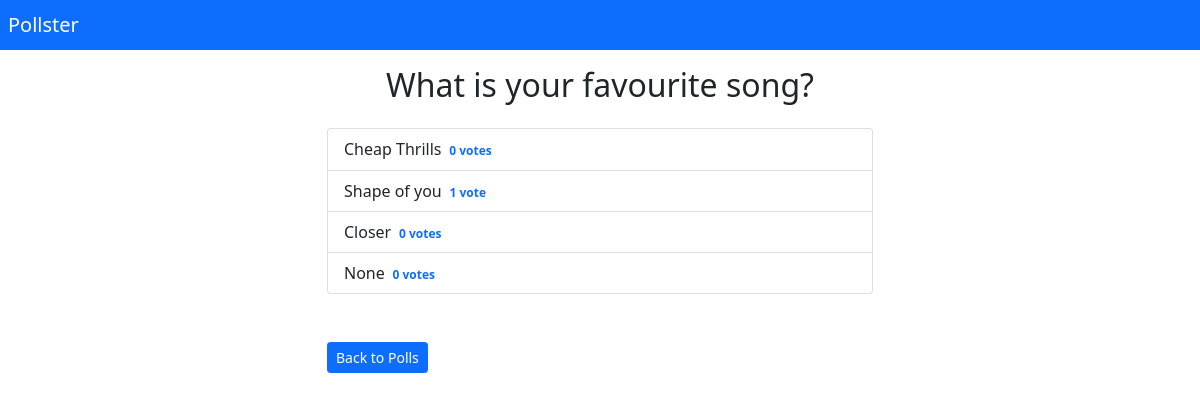
/polls/4/results, run on the app's committed database.
### polls/models.py (models this page shows)
class Question(models.Model):
    question_title=models.CharField(max_length=200)
    pub_date=models.DateTimeField(auto_now_add=True)
    def __str__(self):
        return self.question_title

class Choice(models.Model):
    question = models.ForeignKey(Question,on_delete=models.CASCADE)
    choice_title=models.CharField(max_length=200)
    votes=models.IntegerField(default=0)
    def __str__(self):
        return self.choice_title

### polls/views.py (the view)
# urls.py: path('polls/<int:question_id>/results',polls_views.results,name="results_question"),
def results(request,question_id):
    question=get_object_or_404(Question,pk=question_id)
    choices=question.choice_set.all()
    context={'question':question,'choices':choices}
    return render(request,'polls/results.html',context)

### polls/templates/polls/results.html
{% extends 'polls/base.html' %}
{% block content %}
<h2 class="py-3"><center>{{question}}</h2></center>
<ul class="list-group mb-5">
{% for choice in question.choice_set.all %}
<li class="list-group-item">
{{choice}}<span class="badge badge-warning  text-primary float-right ml-5"> {{choice.votes}} vote{{ choice.votes | pluralize}}</span>
</li>
{% endfor %}
</ul>
<a href="{% url 'list' %}" class="btn btn-primary btn-sm">Back to Polls</a>
{% endblock %}

### data on the page
Question: question_title "What is your favourite song?"
Choice: choice_title "Cheap Thrills", votes "0", votes|pluralize "s"
Choice: choice_title "Shape of you", votes "1"
Choice: choice_title "Closer", votes "0", votes|pluralize "s"
Choice: choice_title "None", votes "0", votes|pluralize "s"
